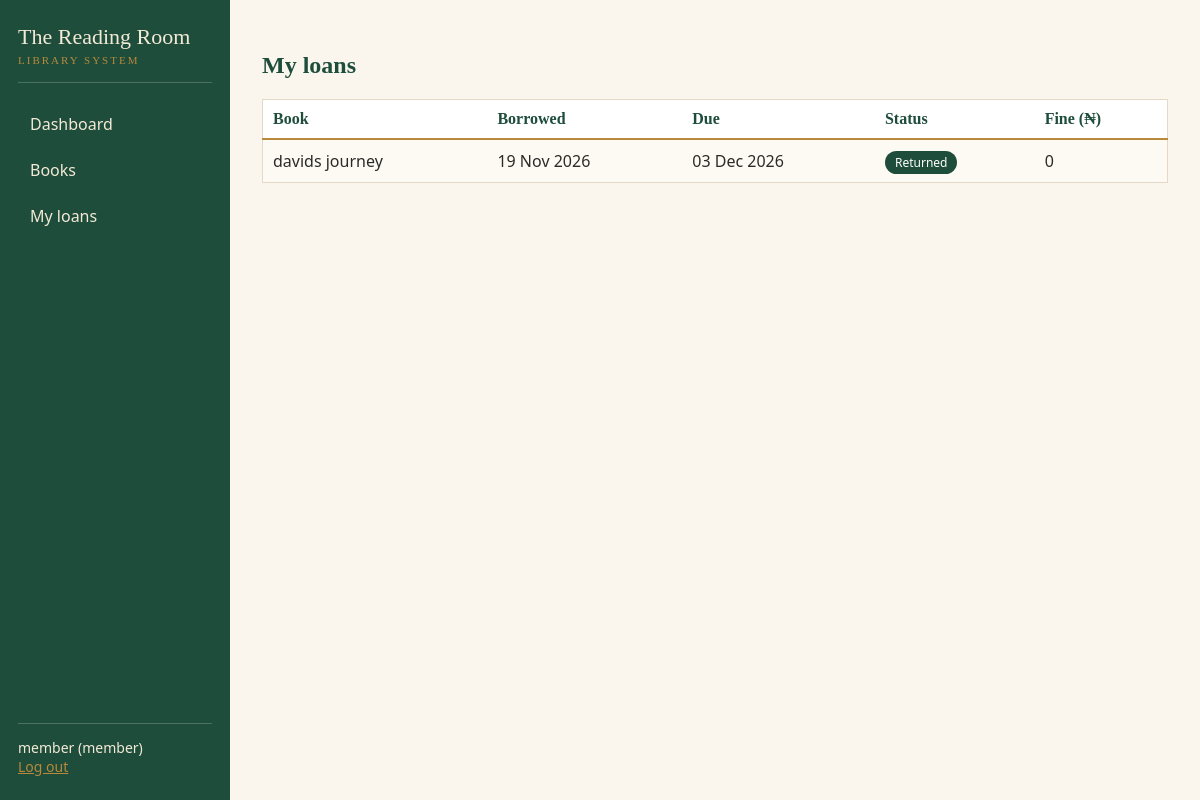
The page /my-loans (signed in) on the database its author committed.
### app.py (models this page shows, shortened)
class Loan(db.Model):
    id = db.Column(db.Integer, primary_key=True)
    book_id = db.Column(db.Integer, db.ForeignKey("book.id"), nullable=False)
    user_id = db.Column(db.Integer, db.ForeignKey("user.id"), nullable=False)
    borrowed_on = db.Column(db.Date, nullable=False, default=date.today)
    due_on = db.Column(db.Date, nullable=False)
    returned_on = db.Column(db.Date, nullable=True)
    fine = db.Column(db.Integer, nullable=False, default=0)
    book = db.relationship("Book", backref="loans")
    member = db.relationship("User", backref="loans")

class Book(db.Model):
    id = db.Column(db.Integer, primary_key=True)
    title = db.Column(db.String(200), nullable=False)
    author = db.Column(db.String(100), nullable=False)
    isbn = db.Column(db.String(20), unique=True, nullable=False)
    copies_total = db.Column(db.Integer, nullable=False, default=1)
    copies_available = db.Column(db.Integer, nullable=False, default=1)

### app.py (the view)
@app.route("/my-loans")
@login_required
def my_loans():
    mine = Loan.query.filter_by(user_id=session["user_id"]).all()
    mine.sort(key=lambda l: (l.returned_on is not None, l.due_on))
    return render_template("my_loans.html", loans=mine, today=date.today())

### app.py (called while the page is built)
def login_required(view):
    @wraps(view)
    def wrapped(*args, **kwargs):
        if "user_id" not in session:
            flash("Please log in first.")
            return redirect(url_for("login"))
        return view(*args, **kwargs)
    return wrapped

### templates/my_loans.html (shortened to what this page needs)
{% extends "base.html" %}
{% block content %}
<h2>My loans</h2>
<table>
    <tr>
        <th>Book</th>
        <th>Borrowed</th>
        <th>Due</th>
        <th>Status</th>
        <th>Fine (₦)</th>
    </tr>
    {% for loan in loans %}
    <tr>
        <td>{{ loan.book.title }}</td>
        <td>{{ loan.borrowed_on.strftime('%d %b %Y') }}</td>
        <td>{{ loan.due_on.strftime('%d %b %Y') }}</td>
        <td>
            {% if loan.returned_on %}
                <span class="badge ok">Returned</span>
            {% elif loan.due_on < today %}
                <span class="badge out">Overdue</span>
            {% else %}
                <span class="badge gold">On loan</span>
            {% endif %}
        </td>
        <td>
            {% if loan.returned_on %}{{ loan.fine }}{% else %}{{ loan.calculate_fine() }}{% endif %}
        </td>
    </tr>
    {% else %}
    <tr><td colspan="5">You have no loans.</td></tr>
    {% endfor %}
</table>
{% endblock %}

### static/style.css (style rules this page uses)
:root { --paper: #faf6ee; --ink: #2b2a28; --green: #1e4d3b; --green-dark: #153829; --gold: #b8893a; --line: #e3d9c6; --red: #8c2f39; }
* { box-sizing: border-box; }
body { margin: 0; background: var(--paper); color: var(--ink); font-family: "Segoe UI", Arial, sans-serif; }
h1, h2, h3 { font-family: Georgia, "Times New Roman", serif; color: var(--green); }
table { width: 100%; border-collapse: collapse; background: #fff; border: 1px solid var(--line); }
th { text-align: left; font-family: Georgia, serif; color: var(--green); border-bottom: 2px solid var(--gold); padding: 10px; }
td { padding: 10px; border-bottom: 1px solid var(--line); }
tr:nth-child(even) td { background: #fdfaf3; }
.badge { padding: 3px 10px; border-radius: 12px; font-size: 12px; color: #fff; }
.badge.ok { background: var(--green); }

### rows shown on the page
Loan: book "davids journey", borrowed_on "19 Nov 2026", due_on "03 Dec 2026", returned_on "Returned", fine "0"

### other values the page prints
{{ session.username }} "member"
{{ session.role }} "member"
